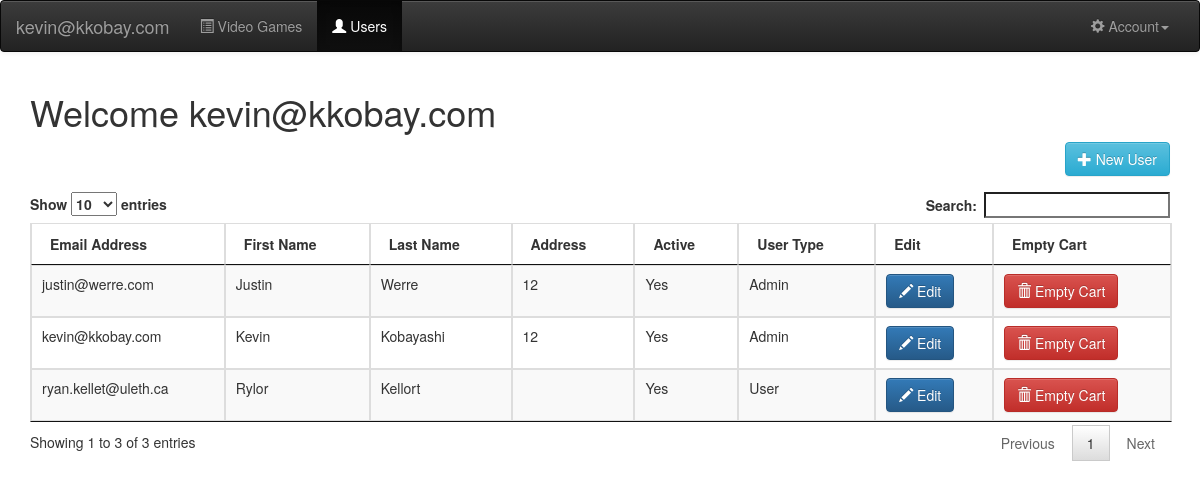
Page /php/adminLanding.php (signed in) on the committed database.
### tables this page shows
CREATE TABLE CUSTOMERS (
  `cID` int(11) NOT NULL AUTO_INCREMENT,
  `cEmail` varchar(30) NOT NULL DEFAULT '',
  `cPassword` varchar(15) NOT NULL DEFAULT '',
  `cAddress` varchar(40) NOT NULL DEFAULT '',
  `cfName` varchar(15) NOT NULL DEFAULT '',
  `clName` varchar(20) NOT NULL DEFAULT '',
  `cUserType` tinyint(1) NOT NULL,
  `cActive` tinyint(1) DEFAULT '1',
  PRIMARY KEY (`cID`),
  UNIQUE KEY `cEmail` (`cEmail`)
);

### public/php/adminLanding.php (the view, shortened to what this page needs)
<?php
  include "databaseConnect.php";
  if (isset($_SESSION["email"])) {
    $myEmail = $_SESSION["email"];
  }
?>
<!DOCTYPE html>
<html lang="en"><head><meta http-equiv="Content-Type" content="text/html; charset=UTF-8">
<link rel="stylesheet" type="text/css" href="../css/bootstrap.css">
<link rel="stylesheet" type="text/css" href="../css/index.css">
<link rel="stylesheet" type="text/css" href="../css/jquery.dataTables.css">
<link rel="stylesheet" type="text/css" href="../css/bootstrap-theme.css">
 </head>
    <body>
          <nav class="navbar navbar-inverse navbar-default">
          <div class="container-fluid">
            <div class="navbar-header">
              <a class="navbar-brand" href="#"><?echo $myEmail; ?></a>
            </div>
            <div class="collapse navbar-collapse" id="bs-example-navbar-collapse-1">
              <ul class="nav navbar-nav">
                <li><a href="listGames.php"><span class="glyphicon glyphicon-list-alt" aria-hidden="true"></span> Video Games</a></li>
                <li class="active"><span class="sr-only">(current)</span><a href="adminLanding.php"><span class="glyphicon glyphicon-user" aria-hidden="true"></span> Users</a></li>
              </ul>
              <ul class="nav navbar-nav navbar-right">
                <li class="dropdown">
                  <a href="#" class="dropdown-toggle" data-toggle="dropdown" role="button" aria-expanded="false"><span class="glyphicon glyphicon-cog" aria-hidden="true"></span> Account<span class="caret"></span></a>
                </li>
              </ul>
            </div>
          </div>
          </nav>
<div class="container">
      <h1 class="header">Welcome <?echo $myEmail; ?></h1>
      <a class="btn btn-info pull-right" href="addUsers.php" role="button"><span class="glyphicon glyphicon-plus" aria-hidden="true"></span> New User</a>
      <?php
          $query = "SELECT * FROM CUSTOMERS";
          $result = mysqli_query($con, $query);
          echo "<div class=\"padder-top\">
                <table id=\"listAll\" class=\"table table-bordered table-striped\" cellspacing=\"0\" width=\"100%\">
                <thead>
                <tr><th>Email Address</th>
                <th>First Name</th>
                <th>Last Name</th>
                <th>Address</th>
                <th>Active </th>
                <th>User Type</th>
                <th>Edit</th>
                <th>Empty Cart</th>
                </tr>
                </thead>
                <tbody>";
          while($row = mysqli_fetch_array($result)){
            echo "<tr><td>" .  $row['cEmail'].
                 "</td><td>".  $row['cfName'].
                 "</td><td>".  $row['clName'].
                 "</td><td>".  $row['cAddress'].
                 "</td><td>";
                 if ($row['cActive'] == 1) echo "Yes";
                    else echo "<b>No</b>";
                 echo "</td><td>";
                 if($row['cUserType']=="1") echo "Admin";
                 else if ($row['cUserType']=="0") echo "User";
            echo "</td><td> <a class=\"btn btn-primary\" href=\"editUsers.php?cID={$row['cID']}\" role=\"button\"><span class=\"glyphicon glyphicon-pencil\" aria-hidden=\"true\"></span> Edit</a>";
            echo "</td><td> <a class=\"btn btn-danger\" href=\"deleteCart.php?cID={$row['cID']}\" role=\"button\"><span class=\"glyphicon glyphicon-trash\" aria-hidden=\"true\"></span> Empty Cart</a>";
            echo "</td></tr>";
          }
          echo "</tbody>
                </table>
                </div>";
      ?>
</div>
    </body>
    </html>

### public/css/index.css (style rules this page uses)
.padder-top { padding-top:50px; }

### rows in the picture
customers: cEmail "kevin@kkobay.com", cfName "Kevin", clName "Kobayashi", cAddress "12", cActive "Yes", cUserType "Admin"
customers: cEmail "justin@werre.com", cfName "Justin", clName "Werre", cAddress "12", cActive "Yes", cUserType "Admin"
customers: cEmail "ryan.kellet@uleth.ca", cfName "Rylor", clName "Kellort", cActive "Yes", cUserType "User"

### other values in the picture
$myEmail "kevin@kkobay.com"
